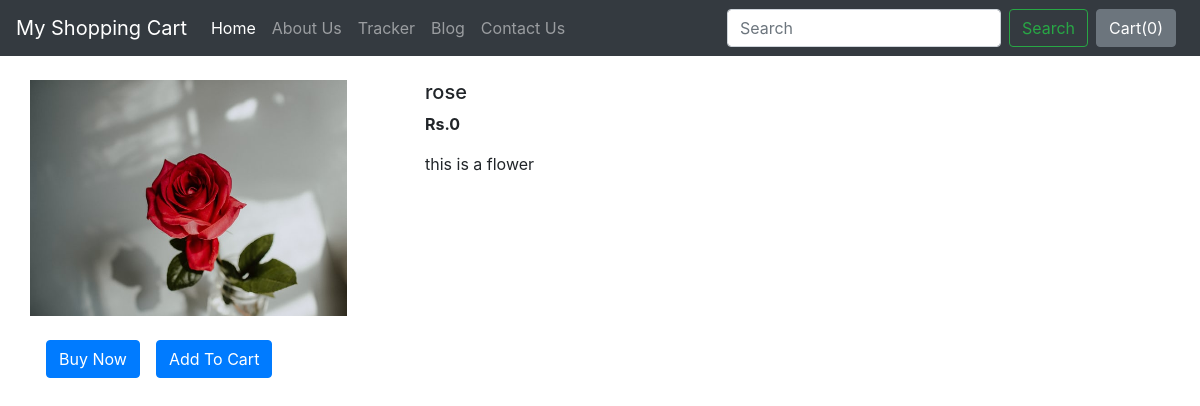
The app's page /shop/productView/5 with its own data.
### shop/models.py (models this page shows, shortened)
class Product(models.Model):
    product_id = models.AutoField
    product_name = models.CharField(max_length=50)
    category = models.CharField(max_length=50, default="")
    subcategory = models.CharField(max_length=50, default="")
    price = models.IntegerField(default=0)
    desc = models.CharField(max_length=300)
    pub_date = models.DateField()
    image = models.ImageField(upload_to='shop/images', default="")

### shop/views.py (the view)
# urls.py: path("productView/<int:myid>", views.productView, name="ProductView"),
def productView(request, myid):
    product = Product.objects.filter(id=myid)
    return render(request, 'shop/productView.html', {'product':product[0]})

### shop/templates/shop/productView.html (shortened to what this page needs)
{% extends 'shop/basic.html' %}
{% block body %}
<div class="container my-4">
    <div class="row">
    <div class="col-md-4">
    <div class="row">
        <img src="/media/{{product.image}}" width="317px" height="236px">
    </div>
        <div class="row my-4">
            <button class="btn btn-primary mx-3">Buy Now</button>
            <button class="btn btn-primary">Add To Cart</button>
        </div>
    </div>
    <div class="col-md-8">
        <h5>{{product.product_name}}</h5>
        <p><b>Rs.{{product.price}} </b></p>
        <p>{{product.desc}}</p>
    </div>
    </div>
</div>
{% endblock body %}

### records on screen
Product: image (picture), product_name "rose", price "0", desc "this is a flower"
